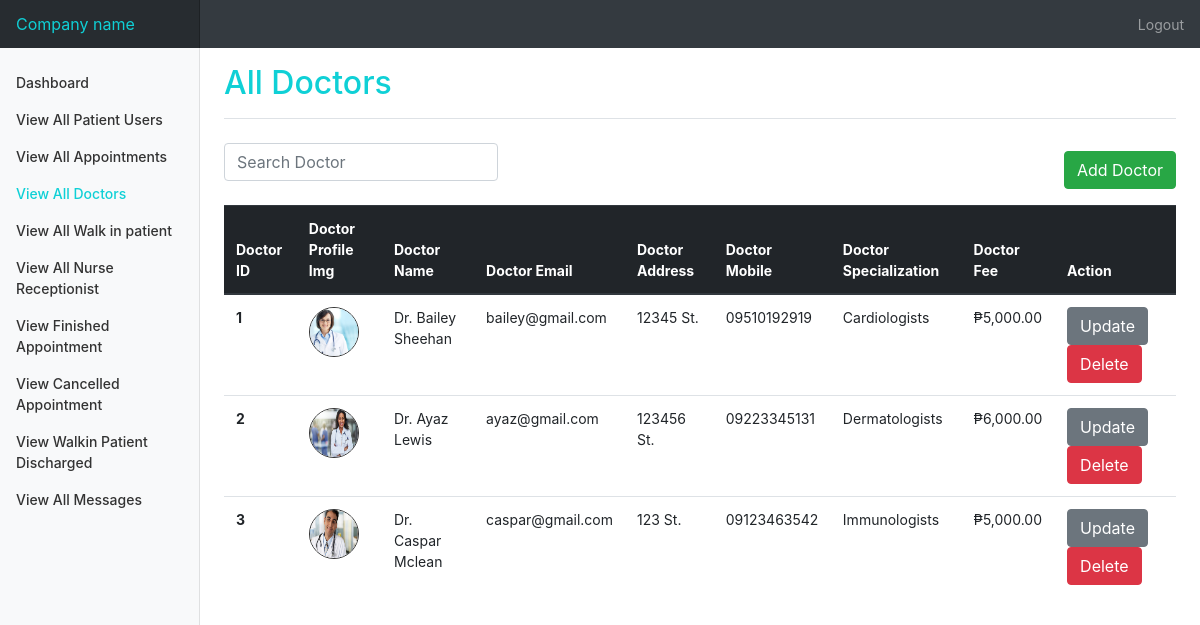
/admin/doctor.php (signed in), run on the app's committed database.
### tables this page shows
CREATE TABLE doctor(
`dId` int(11) NOT NULL AUTO_INCREMENT,
`dName` varchar(255) NOT NULL,
`dEmail` varchar(255) NOT NULL,
`dAddress` varchar(255) NOT NULL,
`dMobile` varchar(255) NOT NULL,
`dSpecialization` varchar(255) NOT NULL,
`dSpecializationInfo` TEXT NOT NULL,
`dProfileImg` varchar(255) NOT NULL,
`dFee` int(11) NOT NULL,
`dMadeOn` TIMESTAMP NOT NULL DEFAULT CURRENT_TIMESTAMP,
`dPassword` varchar(255) NOT NULL,
PRIMARY KEY(`dId`)
);

### admin/doctor.php (the view, shortened to what this page needs)
<?php
require_once '../connect.php';
?>
<!doctype html>
<html lang="en">
<head>
    <link rel="stylesheet" href="https://maxcdn.bootstrapcdn.com/bootstrap/4.0.0/css/bootstrap.min.css">
    <link rel="stylesheet" href="../css/admin.css" />
</head>
<body>
    <nav class="navbar navbar-dark sticky-top bg-dark flex-md-nowrap p-0 shadow">
        <a class="navbar-brand col-md-3 col-lg-2 mr-0 px-3" href="dashboard.php" id="primaryColor">Company name</a>
        <ul class="navbar-nav px-3">
            <li class="nav-item text-nowrap">
                <a class="nav-link" href="logout.php">Logout</a>
            </li>
        </ul>
    </nav>
    <div class="container-fluid">
        <div class="row">
            <nav id="sidebarMenu" class="col-md-3 col-lg-2 d-md-block bg-light sidebar collapse">
                <div class="sidebar-sticky pt-3">
                    <ul class="nav flex-column">
                        <li class="nav-item">
                            <a class="nav-link " href="dashboard.php">
                                Dashboard <span class="sr-only">(current)</span>
                            </a>
                        </li>
                        <li class="nav-item">
                            <a class="nav-link " href="patientUser.php">
                                View All Patient Users
                            </a>
                        </li>
                        <li class="nav-item">
                            <a class="nav-link " href="patient.php">
                                View All Appointments
                            </a>
                        </li>
                        <li class="nav-item">
                            <a class="nav-link" href="doctor.php" id="primaryColor">
                                View All Doctors
                            </a>
                        </li>
                        <li class="nav-item">
                            <a class="nav-link" href="walkInPatient.php">
                                View All Walk in patient
                            </a>
                        </li>
                        <li class="nav-item">
                            <a class="nav-link" href="nurse.php">
                                View All Nurse Receptionist
                            </a>
                        </li>
                        <li class="nav-item">
                            <a class="nav-link" href="doneAppointment.php">
                                View Finished Appointment
                            </a>
                        </li>
                        <li class="nav-item">
                            <a class="nav-link" href="cancelledAppointment.php">
                                View Cancelled Appointment
                            </a>
                        </li>
                        <li class="nav-item">
                            <a class="nav-link" href="walkInDischarged.php">
                                View Walkin Patient Discharged
                            </a>
                        </li>
                        <li class="nav-item">
                            <a class="nav-link" href="messages.php">
                                View All Messages
                            </a>
                        </li>
                    </ul>
                </div>
            </nav>
            <main role="main" class="col-md-9 ml-sm-auto col-lg-10 px-md-4">
                <div class="d-flex justify-content-between flex-wrap flex-md-nowrap align-items-center pt-3 pb-2 mb-3 border-bottom">
                    <h1 class="h2" id="primaryColor">All Doctors</h1>
                </div>
                <div class="d-flex justify-content-between">
                    <form class="form-inline">
                        <input class="form-control mb-3" autocomplete="off" type="search" id="search" placeholder="Search Doctor" aria-label="Search">
                    </form>
                    <div class="mb-3">
                        <a href="addDoctor.php" class="btn btn-success mt-3 ">Add Doctor</a>
                    </div>
                </div>
                <table class="table table-hover " id="table-data">
                    <thead class="thead-dark">
                        <tr>
                            <th scope="col">Doctor ID</th>
                            <th scope="col">Doctor Profile Img</th>
                            <th scope="col">Doctor Name</th>
                            <th scope="col">Doctor Email</th>
                            <th scope="col">Doctor Address</th>
                            <th scope="col">Doctor Mobile</th>
                            <th scope="col">Doctor Specialization</th>
                            <th scope="col">Doctor Fee</th>
                            <th scope="col">Action</th>
                        </tr>
                    </thead>
                    <tbody>
                        <?php
                        $sql = "SELECT * FROM doctor";
                        $stmt = $con->prepare($sql);
                        $stmt->execute();
                        while ($doctor = $stmt->fetch(PDO::FETCH_ASSOC)) :
                        ?>
                            <tr>
                                <th scope="row"><?= $doctor['dId'] ?></th>
                                <td><img src="../upload/doc_profile_img/<?= $doctor['dProfileImg'] ?>" width="50" height="50" style="border:1px solid #333; border-radius: 100%;" alt=""></td>
                                <td><?= $doctor['dName'] ?></td>
                                <td><?= $doctor['dEmail'] ?></td>
                                <td><?= $doctor['dAddress'] ?></td>
                                <td><?= $doctor['dMobile'] ?></td>
                                <td><?= $doctor['dSpecialization'] ?></td>
                                <td>₱<?= number_format($doctor['dFee'], 2) ?></td>
                                <td>
                                    <div class="row">
                                        <div class="col">
                                            <form action="updateDoctor.php" method="post">
                                                <input type="submit" value="Update" class="btn btn-secondary" name="updateDoctorBtn">
                                            </form>
                                        </div>
                                        <div class="col">
                                            <form action="doctor.php" method="post">
                                                <input type="submit" value="Delete" class="btn btn-danger" name="deleteDoctorBtn" onclick="return confirm('Are you sure to delete?');">
                                            </form>
                                        </div>
                                    </div>
                                </td>
                            </tr>
                        <?php endwhile; ?>
                    </tbody>
                </table>
        </div>
    </div>
</body>
</html>

### css/admin.css (style rules this page uses)
body { font-size: 0.875rem; }
.sidebar { position: fixed; top: 0; bottom: 0; left: 0; z-index: 100; padding: 48px 0 0; box-shadow: inset -1px 0 0 rgba(0, 0, 0, 0.1); }
.sidebar-sticky { position: relative; top: 0; height: calc(100vh - 48px); padding-top: 0.5rem; overflow-x: hidden; overflow-y: auto; }
.sidebar .nav-link { font-weight: 500; color: #333; }
.navbar-brand { padding-top: 0.75rem; padding-bottom: 0.75rem; font-size: 1rem; background-color: rgba(0, 0, 0, 0.25); box-shadow: inset -1px 0 0 rgba(0, 0, 0, 0.25); }
#primaryColor { color: rgb(15, 208, 214); }

### data on the page
doctor: dId "1", dProfileImg (picture), dName "Dr. Bailey Sheehan", dEmail "bailey@gmail.com", dAddress "12345 St.", dMobile "09510192919", dSpecialization "Cardiologists", dFee "5,000.00"
doctor: dId "2", dProfileImg (picture), dName "Dr. Ayaz Lewis", dEmail "ayaz@gmail.com", dAddress "123456 St.", dMobile "09223345131", dSpecialization "Dermatologists", dFee "6,000.00"
doctor: dId "3", dProfileImg (picture), dName "Dr. Caspar Mclean", dEmail "caspar@gmail.com", dAddress "123 St.", dMobile "09123463542", dSpecialization "Immunologists", dFee "5,000.00"
